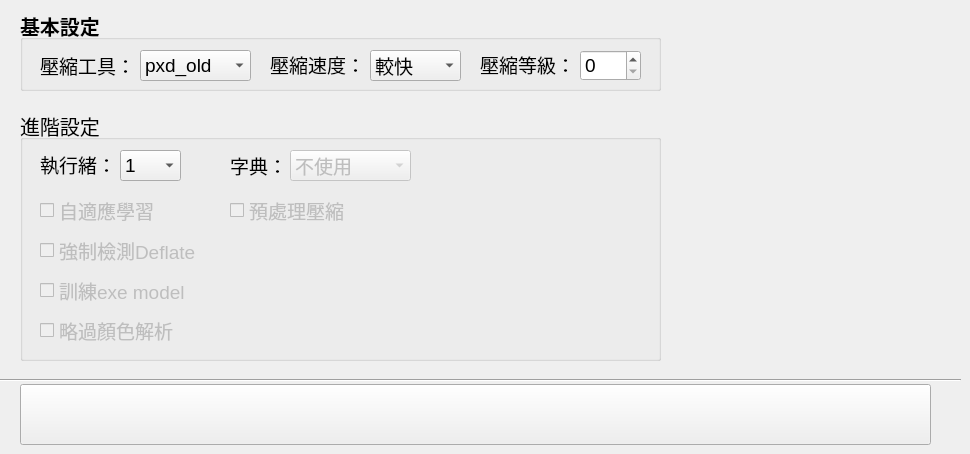
      <widget class="QWidget" name="tab_16">
       <attribute name="title">
        <string>壓縮</string>
       </attribute>
       <widget class="QPushButton" name="paq_compRunCmd">
        <property name="geometry">
         <rect>
          <x>20</x>
          <y>384</y>
          <width>911</width>
          <height>61</height>
         </rect>
        </property>
        <property name="font">
         <font>
          <pointsize>18</pointsize>
          <weight>75</weight>
          <bold>true</bold>
         </font>
        </property>
        <property name="toolTip">
         <string>RUN!!</string>
        </property>
        <property name="statusTip">
         <string>執行壓縮指令 (快捷鍵：Ctrl+R)</string>
        </property>
        <property name="text">
         <string/>
        </property>
        <property name="icon">
         <iconset resource="resource.qrc">
          <normaloff>:/images/comp.png</normaloff>:/images/comp.png</iconset>
        </property>
        <property name="iconSize">
         <size>
          <width>48</width>
          <height>48</height>
         </size>
        </property>
        <property name="shortcut">
         <string>Ctrl+R</string>
        </property>
       </widget>
       <widget class="Line" name="line_4">
        <property name="geometry">
         <rect>
          <x>0</x>
          <y>370</y>
          <width>961</width>
          <height>20</height>
         </rect>
        </property>
        <property name="orientation">
         <enum>Qt::Horizontal</enum>
        </property>
       </widget>
       <widget class="QGroupBox" name="groupBox_13">
        <property name="geometry">
         <rect>
          <x>20</x>
          <y>10</y>
          <width>641</width>
          <height>81</height>
         </rect>
        </property>
        <property name="font">
         <font>
          <pointsize>15</pointsize>
          <weight>75</weight>
          <bold>true</bold>
         </font>
        </property>
        <property name="title">
         <string>基本設定</string>
        </property>
        <widget class="QComboBox" name="paq_tool">
         <property name="geometry">
          <rect>
           <x>120</x>
           <y>40</y>
           <width>111</width>
           <height>31</height>
          </rect>
         </property>
         <property name="font">
          <font>
           <pointsize>14</pointsize>
           <weight>50</weight>
           <bold>false</bold>
          </font>
         </property>
         <item>
          <property name="text">
           <string>pxd_old</string>
          </property>
         </item>
         <item>
          <property name="text">
           <string>pxd_new</string>
          </property>
         </item>
         <item>
          <property name="text">
           <string>px</string>
          </property>
         </item>
         <item>
          <property name="text">
           <string>cmix</string>
          </property>
         </item>
         <item>
          <property name="text">
           <string>bcm</string>
          </property>
         </item>
        </widget>
        <widget class="QLabel" name="label_32">
         <property name="geometry">
          <rect>
           <x>20</x>
           <y>45</y>
           <width>101</width>
           <height>21</height>
          </rect>
         </property>
         <property name="font">
          <font>
           <pointsize>14</pointsize>
           <weight>50</weight>
           <bold>false</bold>
          </font>
         </property>
         <property name="text">
          <string>壓縮工具：</string>
         </property>
        </widget>
        <widget class="QComboBox" name="paq_compSpeed">
         <property name="geometry">
          <rect>
           <x>350</x>
           <y>40</y>
           <width>91</width>
           <height>31</height>
          </rect>
         </property>
         <property name="font">
          <font>
           <pointsize>14</pointsize>
           <weight>50</weight>
           <bold>false</bold>
          </font>
         </property>
         <item>
          <property name="text">
           <string>較快</string>
          </property>
         </item>
         <item>
          <property name="text">
           <string>一般</string>
          </property>
         </item>
         <item>
          <property name="text">
           <string>非常慢</string>
          </property>
         </item>
        </widget>
        <widget class="QLabel" name="label_24">
         <property name="geometry">
          <rect>
           <x>250</x>
           <y>44</y>
           <width>101</width>
           <height>21</height>
          </rect>
         </property>
         <property name="font">
          <font>
           <pointsize>14</pointsize>
           <weight>50</weight>
           <bold>false</bold>
          </font>
         </property>
         <property name="text">
          <string>壓縮速度：</string>
         </property>
        </widget>
        <widget class="QSpinBox" name="paq_compLv">
         <property name="geometry">
          <rect>
           <x>560</x>
           <y>40</y>
           <width>61</width>
           <height>31</height>
          </rect>
         </property>
         <property name="font">
          <font>
           <pointsize>14</pointsize>
           <weight>50</weight>
           <bold>false</bold>
          </font>
         </property>
         <property name="maximum">
          <number>15</number>
         </property>
        </widget>
        <widget class="QLabel" name="label_26">
         <property name="geometry">
          <rect>
           <x>460</x>
           <y>44</y>
           <width>101</width>
           <height>21</height>
          </rect>
         </property>
         <property name="font">
          <font>
           <pointsize>14</pointsize>
           <weight>50</weight>
           <bold>false</bold>
          </font>
         </property>
         <property name="text">
          <string>壓縮等級：</string>
         </property>
        </widget>
       </widget>
       <widget class="QGroupBox" name="groupBox_15">
        <property name="geometry">
         <rect>
          <x>20</x>
          <y>110</y>
          <width>641</width>
          <height>251</height>
         </rect>
        </property>
        <property name="font">
         <font>
          <pointsize>15</pointsize>
         </font>
        </property>
        <property name="title">
         <string>進階設定</string>
        </property>
        <widget class="QComboBox" name="paq_threads">
         <property name="geometry">
          <rect>
           <x>100</x>
           <y>40</y>
           <width>61</width>
           <height>31</height>
          </rect>
         </property>
         <property name="font">
          <font>
           <pointsize>14</pointsize>
           <weight>50</weight>
           <bold>false</bold>
          </font>
         </property>
         <item>
          <property name="text">
           <string>1</string>
          </property>
         </item>
         <item>
          <property name="text">
           <string>2</string>
          </property>
         </item>
         <item>
          <property name="text">
           <string>3</string>
          </property>
         </item>
         <item>
          <property name="text">
           <string>4</string>
          </property>
         </item>
         <item>
          <property name="text">
           <string>5</string>
          </property>
         </item>
         <item>
          <property name="text">
           <string>6</string>
          </property>
         </item>
         <item>
          <property name="text">
           <string>7</string>
          </property>
         </item>
         <item>
          <property name="text">
           <string>8</string>
          </property>
         </item>
         <item>
          <property name="text">
           <string>9</string>
          </property>
         </item>
        </widget>
        <widget class="QLabel" name="label_31">
         <property name="geometry">
          <rect>
           <x>20</x>
           <y>44</y>
           <width>101</width>
           <height>21</height>
          </rect>
         </property>
         <property name="font">
          <font>
           <pointsize>14</pointsize>
           <weight>50</weight>
           <bold>false</bold>
          </font>
         </property>
         <property name="text">
          <string>執行緒：</string>
         </property>
        </widget>
        <widget class="QComboBox" name="paq_dic">
         <property name="enabled">
          <bool>false</bool>
         </property>
         <property name="geometry">
          <rect>
           <x>270</x>
           <y>40</y>
           <width>121</width>
           <height>31</height>
          </rect>
         </property>
         <property name="font">
          <font>
           <pointsize>14</pointsize>
           <weight>50</weight>
           <bold>false</bold>
          </font>
         </property>
         <item>
          <property name="text">
           <string>不使用</string>
          </property>
         </item>
         <item>
          <property name="text">
           <string>english.dic</string>
          </property>
         </item>
        </widget>
        <widget class="QLabel" name="label_33">
         <property name="geometry">
          <rect>
           <x>210</x>
           <y>45</y>
           <width>61</width>
           <height>21</height>
          </rect>
         </property>
         <property name="font">
          <font>
           <pointsize>14</pointsize>
           <weight>50</weight>
           <bold>false</bold>
          </font>
         </property>
         <property name="text">
          <string>字典：</string>
         </property>
        </widget>
        <widget class="QCheckBox" name="px_switch_b">
         <property name="enabled">
          <bool>false</bool>
         </property>
         <property name="geometry">
          <rect>
           <x>20</x>
           <y>130</y>
           <width>191</width>
           <height>21</height>
          </rect>
         </property>
         <property name="font">
          <font>
           <pointsize>14</pointsize>
           <weight>50</weight>
           <bold>false</bold>
          </font>
         </property>
         <property name="statusTip">
          <string/>
         </property>
         <property name="text">
          <string>強制檢測Deflate</string>
         </property>
        </widget>
        <widget class="QCheckBox" name="px_switch_s">
         <property name="enabled">
          <bool>false</bool>
         </property>
         <property name="geometry">
          <rect>
           <x>20</x>
           <y>210</y>
           <width>151</width>
           <height>21</height>
          </rect>
         </property>
         <property name="font">
          <font>
           <pointsize>14</pointsize>
           <weight>50</weight>
           <bold>false</bold>
          </font>
         </property>
         <property name="statusTip">
          <string>若欲壓縮的內容含大量圖片將極大的降低壓縮耗時，但會影響壓縮率</string>
         </property>
         <property name="text">
          <string>略過顏色解析</string>
         </property>
        </widget>
        <widget class="QCheckBox" name="paq_precomp">
         <property name="enabled">
          <bool>false</bool>
         </property>
         <property name="geometry">
          <rect>
           <x>210</x>
           <y>90</y>
           <width>151</width>
           <height>21</height>
          </rect>
         </property>
         <property name="font">
          <font>
           <pointsize>14</pointsize>
           <weight>50</weight>
           <bold>false</bold>
          </font>
         </property>
         <property name="statusTip">
          <string>通常能改善壓縮率，輸出檔名會加上&quot;pre&quot;以免混淆</string>
         </property>
         <property name="text">
          <string>預處理壓縮</string>
         </property>
         <property name="checked">
          <bool>false</bool>
         </property>
        </widget>
        <widget class="QCheckBox" name="px_switch_a">
         <property name="enabled">
          <bool>false</bool>
         </property>
         <property name="geometry">
          <rect>
           <x>20</x>
           <y>90</y>
           <width>141</width>
           <height>21</height>
          </rect>
         </property>
         <property name="font">
          <font>
           <pointsize>14</pointsize>
           <weight>50</weight>
           <bold>false</bold>
          </font>
         </property>
         <property name="statusTip">
          <string>通常能改善壓縮率</string>
         </property>
         <property name="text">
          <string>自適應學習</string>
         </property>
        </widget>
        <widget class="QCheckBox" name="px_switch_e">
         <property name="enabled">
          <bool>false</bool>
         </property>
         <property name="geometry">
          <rect>
           <x>20</x>
           <y>170</y>
           <width>151</width>
           <height>21</height>
          </rect>
         </property>
         <property name="font">
          <font>
           <pointsize>14</pointsize>
           <weight>50</weight>
           <bold>false</bold>
          </font>
         </property>
         <property name="statusTip">
          <string>通常能改善壓縮率</string>
         </property>
         <property name="text">
          <string>訓練exe model</string>
         </property>
        </widget>
       </widget>
      </widget>
